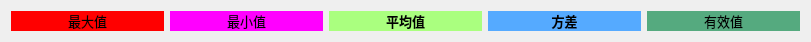
  <widget class="QWidget" name="horizontalLayoutWidget_4">
   <property name="geometry">
    <rect>
     <x>230</x>
     <y>690</y>
     <width>811</width>
     <height>28</height>
    </rect>
   </property>
   <layout class="QHBoxLayout" name="horizontalLayout_4">
    <item>
     <widget class="QLabel" name="label_time_max_3">
      <property name="font">
       <font>
        <pointsize>10</pointsize>
       </font>
      </property>
      <property name="styleSheet">
       <string notr="true">background-color: rgb(255, 0, 0);</string>
      </property>
      <property name="text">
       <string>&lt;html&gt;&lt;head/&gt;&lt;body&gt;&lt;p align=&quot;center&quot;&gt;最大值&lt;/p&gt;&lt;/body&gt;&lt;/html&gt;</string>
      </property>
     </widget>
    </item>
    <item>
     <widget class="QLabel" name="label_time_min_3">
      <property name="font">
       <font>
        <pointsize>10</pointsize>
       </font>
      </property>
      <property name="styleSheet">
       <string notr="true">background-color: rgb(255, 0, 255);</string>
      </property>
      <property name="text">
       <string>&lt;html&gt;&lt;head/&gt;&lt;body&gt;&lt;p align=&quot;center&quot;&gt;最小值&lt;/p&gt;&lt;/body&gt;&lt;/html&gt;</string>
      </property>
     </widget>
    </item>
    <item>
     <widget class="QLabel" name="label_time_mean_3">
      <property name="font">
       <font>
        <pointsize>10</pointsize>
        <weight>75</weight>
        <bold>true</bold>
       </font>
      </property>
      <property name="styleSheet">
       <string notr="true">background-color: rgb(85, 0, 255);
background-color: rgb(170, 255, 127);</string>
      </property>
      <property name="text">
       <string>&lt;html&gt;&lt;head/&gt;&lt;body&gt;&lt;p align=&quot;center&quot;&gt;平均值&lt;/p&gt;&lt;/body&gt;&lt;/html&gt;</string>
      </property>
     </widget>
    </item>
    <item>
     <widget class="QLabel" name="label_time_var_3">
      <property name="font">
       <font>
        <pointsize>10</pointsize>
        <weight>75</weight>
        <bold>true</bold>
       </font>
      </property>
      <property name="styleSheet">
       <string notr="true">background-color: rgb(255, 170, 255);
background-color: rgb(85, 170, 255);</string>
      </property>
      <property name="text">
       <string>&lt;html&gt;&lt;head/&gt;&lt;body&gt;&lt;p align=&quot;center&quot;&gt;方差&lt;/p&gt;&lt;/body&gt;&lt;/html&gt;</string>
      </property>
     </widget>
    </item>
    <item>
     <widget class="QLabel" name="label_time_rms_3">
      <property name="font">
       <font>
        <pointsize>10</pointsize>
       </font>
      </property>
      <property name="styleSheet">
       <string notr="true">background-color: rgb(85, 170, 127);</string>
      </property>
      <property name="text">
       <string>&lt;html&gt;&lt;head/&gt;&lt;body&gt;&lt;p align=&quot;center&quot;&gt;有效值&lt;/p&gt;&lt;/body&gt;&lt;/html&gt;</string>
      </property>
     </widget>
    </item>
   </layout>
  </widget>
